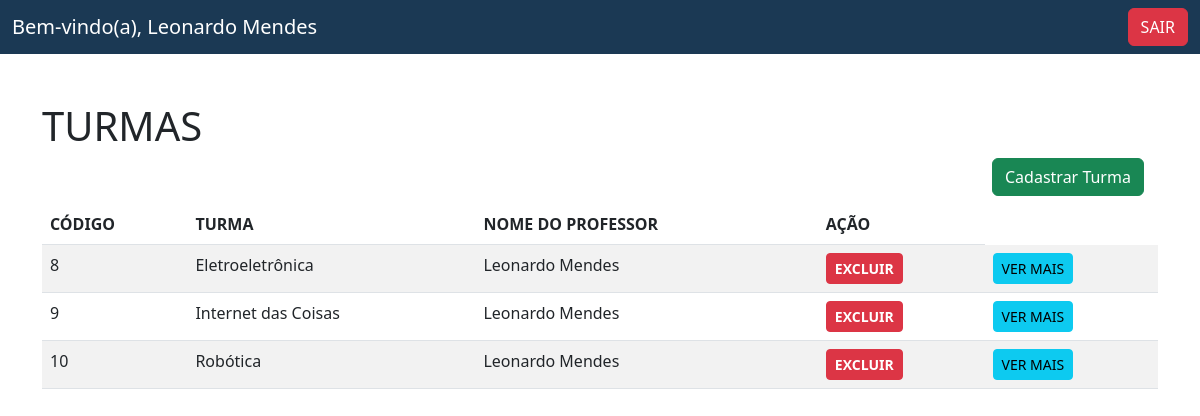
The app's page /pag_professor.php (signed in) with its own data.
### tables this page shows
CREATE TABLE `turmas` (
  `codigo` int(11) NOT NULL,
  `nome_turma` varchar(200) NOT NULL,
  `professor_cadastro` varchar(200) NOT NULL
);

### pag_professor.php (the view, shortened to what this page needs)
<?php
    if(isset($_SESSION['email']) && $_SESSION['email'] === TRUE){
?>
<!DOCTYPE html>
<html lang="en">
<head>
    <link href="https://cdn.jsdelivr.net/npm/bootstrap@5.3.0/dist/css/bootstrap.min.css" rel="stylesheet">
</head>
<body>
    <nav class="navbar navbar-custom">
        <div class="container-fluid">
            <span class="navbar-brand mb-0 h1 text-white">Bem-vindo(a), <?php echo $_COOKIE['nome']; ?></span>
            <a href="index.php" class="btn btn-danger" onclick="return confirm('Tem certeza que deseja SAIR?')">SAIR</a>
        </div>
    </nav>
    <div class="container mt-5">
        <h1>TURMAS</h1>
        <div class="row justify-content-end">
            <div class="col-2">
                <a href="cadastro_turma.php" class="btn btn-success mb-2">Cadastrar Turma</a>
            </div>
        </div>
        <table class="table table-striped">
            <thead>
                <tr>
                    <th scope="col">CÓDIGO</th>
                    <th scope="col">TURMA</th>
                    <th scope="col">NOME DO PROFESSOR</th>
                    <th scope="col">AÇÃO</th>
                </tr>
            </thead>
            <?php
                require_once 'conexao.php';
                $sql_query = "SELECT * FROM turmas WHERE professor_cadastro = '$_COOKIE[nome]'";
                if ($result = $conn ->query($sql_query)) {
                    while ($row = $result->fetch_assoc()) {
                        $codigo = $row['codigo'];
                        $turma = $row['nome_turma'];
                        $professor = $row['professor_cadastro'];
                ?>
            <tr>
                <td><?php echo $codigo; ?></td>
                <td><?php echo $turma; ?></td>
                <td><?php echo $professor; ?></td>
                <td>
                    <a href="deletar.php?codigo=<?php echo $codigo;?>" onclick="return confirm('Tem certeza que deseja deletar todos os DADOS?')" class="btn btn-danger btn-sm" style="font-weight: 900;">EXCLUIR</a>
                </td>
                <td>
                    <a href="listar_demanda.php?codigo=<?php echo $codigo; ?>&nome_turma=<?php echo $turma;?>" class="btn btn-info btn-sm"> VER MAIS </a>
                </td>
            </tr>
            <?php
                    }
                }
            ?>
        </table>
    </div>
</body>
</html>
<?php
    }else{
        header("location:index.php");
}
?>

### pag_professor.php (style rules this page uses)
.navbar-custom { background-color: #1B3954; }

### records on screen
turmas: codigo "8", nome_turma "Eletroeletrônica", professor_cadastro "Leonardo Mendes"
turmas: codigo "9", nome_turma "Internet das Coisas", professor_cadastro "Leonardo Mendes"
turmas: codigo "10", nome_turma "Robótica", professor_cadastro "Leonardo Mendes"

### other values on screen
$_COOKIE['nome'] "Leonardo Mendes"
